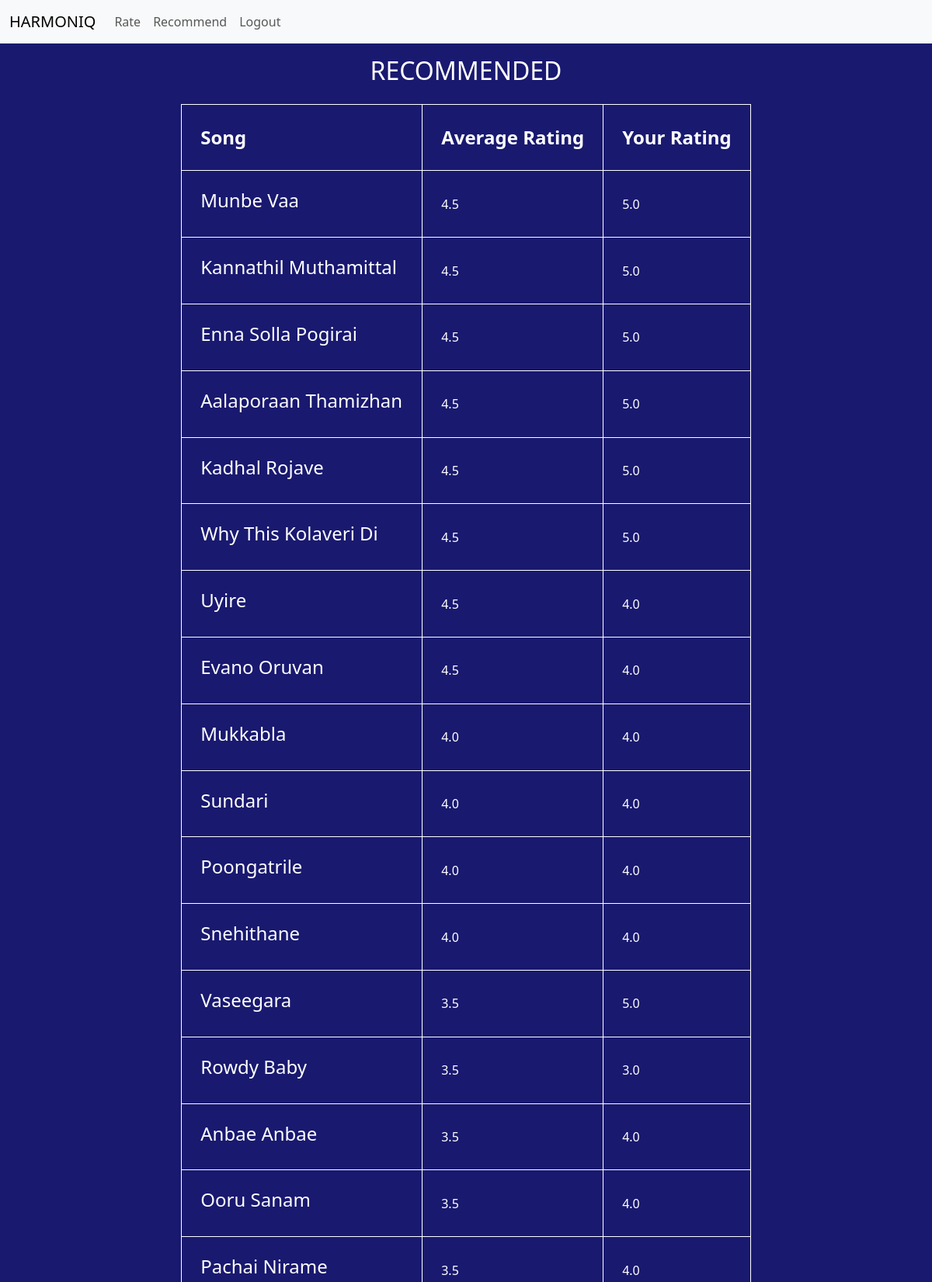
/recommend (signed in, upper part), run on the app's committed database.
### tables this page shows
CREATE TABLE songs(
              id INTEGER PRIMARY KEY,
              title TEXT NOT NULL,
              link TEXT NOT NULL
            );

CREATE TABLE ratings(
              id INTEGER PRIMARY KEY,
              user_id INTEGER NOT NULL,
              song_id INTEGER NOT NULL,
              rating REAL NOT NULL,
              FOREIGN KEY (user_id) REFERENCES user(id),
              FOREIGN KEY (song_id) REFERENCES songs(id)
            );

### app.py (the view)
@app.route('/recommend')
@login_required
def recommend():
    songs = cursor.execute('''
            SELECT * FROM songs;
        ''').fetchall()
    obj = []
    your_rating = list(["NA",])
    for result in songs:
      avg = cursor.execute('''
            SELECT avg(rating) FROM ratings WHERE song_id = ?
          ''', (result[0],)).fetchone()[0]
      if cursor.execute("SELECT rating FROM ratings WHERE user_id = ? AND song_id = ?",(session["user_id"],result[0])).fetchall():
        your_rating = cursor.execute("SELECT rating FROM ratings WHERE user_id = ? AND song_id = ?",(session["user_id"],result[0])).fetchall()[0]
        obj.append({'id': result[0], 'title' : result[1], 'link' : result[2], 'avg' : avg, 'user_rating' : your_rating[0]})
      else:
        obj.append({'id': result[0], 'title' : result[1], 'link' : result[2], 'avg' : avg, 'user_rating' : 'NA'})
    def sortRate(song):
        if song['avg'] == None:
            return 0
        return song['avg']
    obj.sort(key=sortRate, reverse=True)
    print(obj)
    return render_template('recommend.html', songs = obj)

### app.py (called while the page is built)
def login_required(f):
    @wraps(f)
    def decorated_function(*args, **kwargs):
        if session.get("user_id") is None:
            return redirect("/login")
        return f(*args, **kwargs)
    return decorated_function

### templates/recommend.html (shortened to what this page needs)
{% extends "layout.html" %}
{% block main %}
<h2 style="text-align: center;margin: 16px;">RECOMMENDED</h2>
<div id="tl">
<table>
    <tr>
        <th>Song</th>
        <th>Average Rating</th>
        <th>Your Rating</th>
    </tr>
{% for song in songs %}
    <tr>
        <td><a href="{{song.link}}" target="_blank"><h4>{{song.title}}</h4></a></td>
        <td>{{song.avg}}</td>
        <td>{{song.user_rating}}</td>
    </tr>
{% endfor %}
</table>
</div>
{% endblock %}

### static/style.css (style rules this page uses)
body { background-color: midnightblue; color: white; }
a { text-decoration: none; color: white; }
table { padding: 24px; margin: 24px auto; }
table td,th { padding: 24px; border: solid 1px white; border-collapse: collapse; }
th { font-size: 24px; }

### data on the page
songs: title "Munbe Vaa"
ratings: user_rating "5.0"
songs: title "Kannathil Muthamittal"
ratings: user_rating "5.0"
songs: title "Enna Solla Pogirai"
ratings: user_rating "5.0"
songs: title "Aalaporaan Thamizhan"
ratings: user_rating "5.0"
songs: title "Kadhal Rojave"
ratings: user_rating "5.0"
songs: title "Why This Kolaveri Di"
ratings: user_rating "5.0"
songs: title "Uyire"
ratings: user_rating "4.0"
songs: title "Evano Oruvan"
ratings: user_rating "4.0"
songs: title "Mukkabla"
ratings: user_rating "4.0"
songs: title "Sundari"
ratings: user_rating "4.0"
songs: title "Poongatrile"
ratings: user_rating "4.0"
songs: title "Snehithane"
ratings: user_rating "4.0"
songs: title "Vaseegara"
ratings: user_rating "5.0"
songs: title "Rowdy Baby"
ratings: user_rating "3.0"
songs: title "Anbae Anbae"
ratings: user_rating "4.0"
songs: title "Ooru Sanam"
ratings: user_rating "4.0"
songs: title "Pachai Nirame"
ratings: user_rating "4.0"

### other printed values
{{ song.avg }} "4.5" "4.5" "4.5" "4.5" "4.5" "4.5" "4.5" "4.5" "4.0" "4.0" "4.0" "4.0" "3.5" "3.5" "3.5" "3.5" "3.5"
